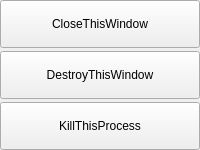
         <widget class="QWidget" name="closeWidget" native="true">
          <property name="sizePolicy">
           <sizepolicy hsizetype="Fixed" vsizetype="Fixed">
            <horstretch>0</horstretch>
            <verstretch>0</verstretch>
           </sizepolicy>
          </property>
          <property name="minimumSize">
           <size>
            <width>160</width>
            <height>150</height>
           </size>
          </property>
          <layout class="QVBoxLayout" name="verticalLayout">
           <property name="spacing">
            <number>3</number>
           </property>
           <property name="leftMargin">
            <number>0</number>
           </property>
           <property name="topMargin">
            <number>0</number>
           </property>
           <property name="rightMargin">
            <number>0</number>
           </property>
           <property name="bottomMargin">
            <number>0</number>
           </property>
           <item>
            <widget class="QPushButton" name="closeWindowButton">
             <property name="sizePolicy">
              <sizepolicy hsizetype="Preferred" vsizetype="Preferred">
               <horstretch>0</horstretch>
               <verstretch>0</verstretch>
              </sizepolicy>
             </property>
             <property name="text">
              <string>CloseThisWindow</string>
             </property>
             <property name="autoDefault">
              <bool>false</bool>
             </property>
             <property name="default">
              <bool>false</bool>
             </property>
             <property name="flat">
              <bool>false</bool>
             </property>
            </widget>
           </item>
           <item>
            <widget class="QPushButton" name="destroyWindowButton">
             <property name="sizePolicy">
              <sizepolicy hsizetype="Preferred" vsizetype="Preferred">
               <horstretch>0</horstretch>
               <verstretch>0</verstretch>
              </sizepolicy>
             </property>
             <property name="text">
              <string>DestroyThisWindow</string>
             </property>
             <property name="autoDefault">
              <bool>false</bool>
             </property>
             <property name="default">
              <bool>false</bool>
             </property>
             <property name="flat">
              <bool>false</bool>
             </property>
            </widget>
           </item>
           <item>
            <widget class="QPushButton" name="killProcessButton">
             <property name="sizePolicy">
              <sizepolicy hsizetype="Preferred" vsizetype="Preferred">
               <horstretch>0</horstretch>
               <verstretch>0</verstretch>
              </sizepolicy>
             </property>
             <property name="text">
              <string>KillThisProcess</string>
             </property>
             <property name="autoDefault">
              <bool>false</bool>
             </property>
             <property name="default">
              <bool>false</bool>
             </property>
             <property name="flat">
              <bool>false</bool>
             </property>
            </widget>
           </item>
          </layout>
         </widget>
